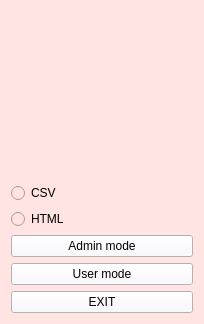
<?xml version="1.0" encoding="UTF-8"?>
<ui version="4.0">
 <class>MainForm</class>
 <widget class="QWidget" name="MainForm">
  <property name="windowModality">
   <enum>Qt::ApplicationModal</enum>
  </property>
  <property name="geometry">
   <rect>
    <x>0</x>
    <y>0</y>
    <width>204</width>
    <height>324</height>
   </rect>
  </property>
  <property name="minimumSize">
   <size>
    <width>204</width>
    <height>275</height>
   </size>
  </property>
  <property name="maximumSize">
   <size>
    <width>204</width>
    <height>500</height>
   </size>
  </property>
  <property name="baseSize">
   <size>
    <width>233</width>
    <height>206</height>
   </size>
  </property>
  <property name="acceptDrops">
   <bool>false</bool>
  </property>
  <property name="windowTitle">
   <string>LMDB</string>
  </property>
  <property name="windowIcon">
   <iconset>
    <normaloff>Resources/music.ico</normaloff>Resources/music.ico</iconset>
  </property>
  <property name="autoFillBackground">
   <bool>false</bool>
  </property>
  <property name="styleSheet">
   <string notr="true">background: rgb(255,228,225)</string>
  </property>
  <layout class="QVBoxLayout" name="verticalLayout_2">
   <item>
    <layout class="QVBoxLayout" name="verticalLayout">
     <item>
      <widget class="QLabel" name="label">
       <property name="text">
        <string/>
       </property>
       <property name="pixmap">
        <pixmap>Resources/ubb.ico</pixmap>
       </property>
       <property name="scaledContents">
        <bool>true</bool>
       </property>
       <property name="alignment">
        <set>Qt::AlignCenter</set>
       </property>
      </widget>
     </item>
     <item>
      <widget class="QRadioButton" name="csvRadioButton">
       <property name="text">
        <string>CSV</string>
       </property>
       <property name="checked">
        <bool>false</bool>
       </property>
       <property name="autoExclusive">
        <bool>false</bool>
       </property>
      </widget>
     </item>
     <item>
      <widget class="QRadioButton" name="htmlRadioButton">
       <property name="text">
        <string>HTML</string>
       </property>
      </widget>
     </item>
     <item>
      <widget class="QPushButton" name="adminButton">
       <property name="enabled">
        <bool>true</bool>
       </property>
       <property name="sizePolicy">
        <sizepolicy hsizetype="Minimum" vsizetype="Maximum">
         <horstretch>0</horstretch>
         <verstretch>0</verstretch>
        </sizepolicy>
       </property>
       <property name="autoFillBackground">
        <bool>false</bool>
       </property>
       <property name="styleSheet">
        <string notr="true">background: rgb(248,248,255)</string>
       </property>
       <property name="text">
        <string>Admin mode</string>
       </property>
      </widget>
     </item>
     <item>
      <widget class="QPushButton" name="userButton">
       <property name="sizePolicy">
        <sizepolicy hsizetype="Minimum" vsizetype="Maximum">
         <horstretch>0</horstretch>
         <verstretch>0</verstretch>
        </sizepolicy>
       </property>
       <property name="autoFillBackground">
        <bool>false</bool>
       </property>
       <property name="styleSheet">
        <string notr="true">background: rgb(248,248,255)</string>
       </property>
       <property name="text">
        <string>User mode</string>
       </property>
      </widget>
     </item>
     <item>
      <widget class="QPushButton" name="exitButton">
       <property name="sizePolicy">
        <sizepolicy hsizetype="Minimum" vsizetype="Maximum">
         <horstretch>0</horstretch>
         <verstretch>0</verstretch>
        </sizepolicy>
       </property>
       <property name="autoFillBackground">
        <bool>false</bool>
       </property>
       <property name="styleSheet">
        <string notr="true">background: rgb(248,248,255)</string>
       </property>
       <property name="text">
        <string>EXIT</string>
       </property>
       <property name="autoDefault">
        <bool>false</bool>
       </property>
       <property name="default">
        <bool>false</bool>
       </property>
       <property name="flat">
        <bool>false</bool>
       </property>
      </widget>
     </item>
    </layout>
   </item>
  </layout>
 </widget>
 <layoutdefault spacing="6" margin="11"/>
 <resources/>
 <connections/>
</ui>
